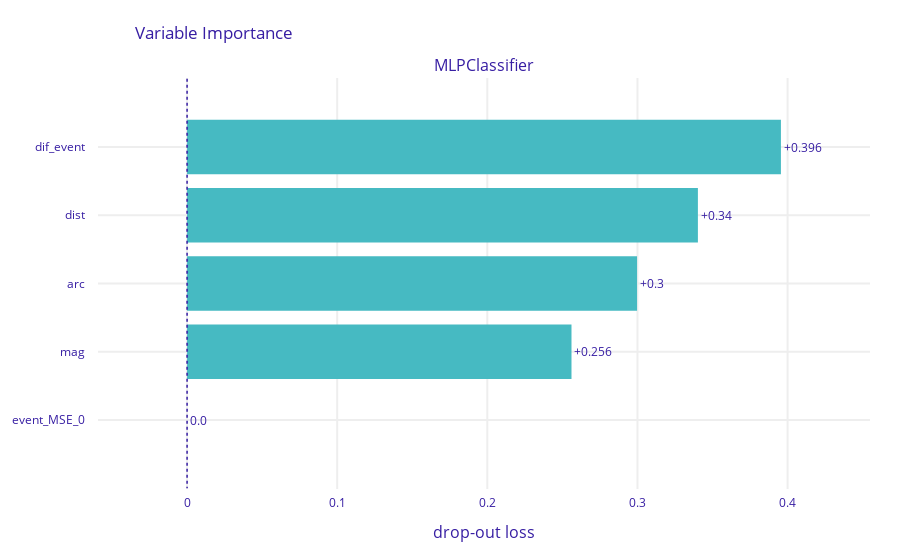

Notebook source saved alongside this figure:
### Code cell
vi = exp.model_parts()
vi.result
vi.plot(max_vars=5)

### Figure 1 — Plotly figure (JSON) as saved in the notebook; plotly's stock layout.template omitted (floating-point values rounded to 4 significant figures)
{"data": [{"base": 0, "hoverinfo": "text", "hoverlabel": {"bgcolor": "rgba(0, 0, 0, 0.8)"}, "hovertext": ["Model: MLPClassifier loss after<br>variable: dif_event is permuted: 0.396<br>Drop-out loss change: +0.396", "Model: MLPClassifier loss after<br>variable: dist is permuted: 0.34<br>Drop-out loss change: +0.34", "Model: MLPClassifier loss after<br>variable: arc is permuted: 0.3<br>Drop-out loss change: +0.3", "Model: MLPClassifier loss after<br>variable: mag is permuted: 0.256<br>Drop-out loss change: +0.256", "Model: MLPClassifier loss after<br>variable: event_MSE_0 is permuted: 0.0<br>Drop-out loss change: -0.0"], "marker": {"color": "#46bac2"}, "orientation": "h", "showlegend": false, "text": ["+0.396", "+0.34", "+0.3", "+0.256", "0.0"], "textposition": "outside", "type": "bar", "uid": "1d221631-565c-4e33-8ea7-68be8616e184", "x": [0.3956, 0.3403, 0.2997, 0.2561, 0], "xaxis": "x", "y": ["dif_event", "dist", "arc", "mag", "event_MSE_0"], "yaxis": "y"}], "layout": {"annotations": [{"font": {"size": 16}, "showarrow": false, "text": "MLPClassifier", "x": 0.5, "xanchor": "center", "xref": "paper", "y": 1, "yanchor": "bottom", "yref": "paper"}, {"font": {"size": 16}, "showarrow": false, "text": "drop-out loss", "x": 0.5, "xanchor": "center", "xref": "paper", "y": 0, "yanchor": "top", "yref": "paper", "yshift": -30}], "autosize": true, "font": {"color": "#371ea3"}, "margin": {"b": 71, "r": 30, "t": 78}, "shapes": [{"line": {"color": "#371ea3", "dash": "dot", "width": 1.5}, "type": "line", "x0": 0, "x1": 0, "xref": "x", "y0": -1, "y1": 5, "yref": "y"}], "title": {"text": "Variable Importance", "x": 0.15}, "xaxis": {"anchor": "y", "automargin": true, "domain": [0, 1], "fixedrange": true, "gridwidth": 2, "range": [-0.05934, 0.4549], "tickcolor": "white", "ticklen": 3, "ticks": "outside", "type": "linear", "zeroline": false}, "yaxis": {"anchor": "x", "automargin": true, "autorange": true, "domain": [0, 1], "fixedrange": true, "gridwidth": 2, "range": [5.021, -1.021], "tickcolor": "white", "ticklen": 10, "ticks": "outside", "type": "category"}}}
